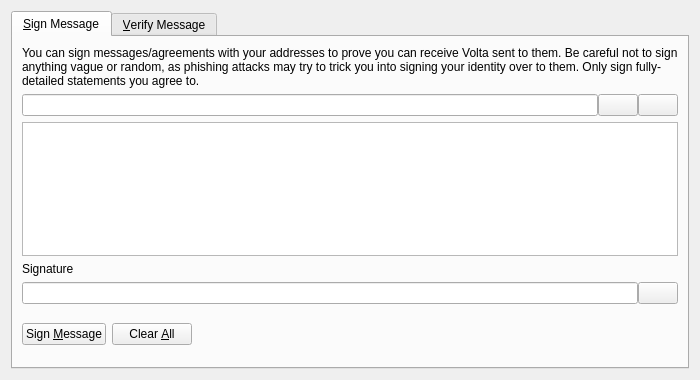
<?xml version="1.0" encoding="UTF-8"?>
<ui version="4.0">
 <class>SignVerifyMessageDialog</class>
 <widget class="QDialog" name="SignVerifyMessageDialog">
  <property name="geometry">
   <rect>
    <x>0</x>
    <y>0</y>
    <width>700</width>
    <height>380</height>
   </rect>
  </property>
  <property name="windowTitle">
   <string>Signatures - Sign / Verify a Message</string>
  </property>
  <property name="modal">
   <bool>true</bool>
  </property>
  <layout class="QVBoxLayout" name="verticalLayout">
   <item>
    <widget class="QTabWidget" name="tabWidget">
     <property name="currentIndex">
      <number>0</number>
     </property>
     <widget class="QWidget" name="tabSignMessage">
      <attribute name="title">
       <string>&amp;Sign Message</string>
      </attribute>
      <layout class="QVBoxLayout" name="verticalLayout_SM">
       <item>
        <widget class="QLabel" name="infoLabel_SM">
         <property name="text">
          <string>You can sign messages/agreements with your addresses to prove you can receive Volta sent to them. Be careful not to sign anything vague or random, as phishing attacks may try to trick you into signing your identity over to them. Only sign fully-detailed statements you agree to.</string>
         </property>
         <property name="textFormat">
          <enum>Qt::PlainText</enum>
         </property>
         <property name="wordWrap">
          <bool>true</bool>
         </property>
        </widget>
       </item>
       <item>
        <layout class="QHBoxLayout" name="horizontalLayout_1_SM">
         <property name="spacing">
          <number>0</number>
         </property>
         <item>
          <widget class="QValidatedLineEdit" name="addressIn_SM">
           <property name="toolTip">
            <string>The Volta address to sign the message with</string>
           </property>
          </widget>
         </item>
         <item>
          <widget class="QPushButton" name="addressBookButton_SM">
           <property name="toolTip">
            <string>Choose previously used address</string>
           </property>
           <property name="text">
            <string/>
           </property>
           <property name="icon">
            <iconset resource="../volta.qrc">
             <normaloff>:/icons/address-book</normaloff>:/icons/address-book</iconset>
           </property>
           <property name="shortcut">
            <string>Alt+A</string>
           </property>
           <property name="autoDefault">
            <bool>false</bool>
           </property>
          </widget>
         </item>
         <item>
          <widget class="QPushButton" name="pasteButton_SM">
           <property name="toolTip">
            <string>Paste address from clipboard</string>
           </property>
           <property name="text">
            <string/>
           </property>
           <property name="icon">
            <iconset resource="../volta.qrc">
             <normaloff>:/icons/editpaste</normaloff>:/icons/editpaste</iconset>
           </property>
           <property name="shortcut">
            <string>Alt+P</string>
           </property>
           <property name="autoDefault">
            <bool>false</bool>
           </property>
          </widget>
         </item>
        </layout>
       </item>
       <item>
        <widget class="QPlainTextEdit" name="messageIn_SM">
         <property name="toolTip">
          <string>Enter the message you want to sign here</string>
         </property>
        </widget>
       </item>
       <item>
        <widget class="QLabel" name="signatureLabel_SM">
         <property name="text">
          <string>Signature</string>
         </property>
         <property name="textFormat">
          <enum>Qt::PlainText</enum>
         </property>
        </widget>
       </item>
       <item>
        <layout class="QHBoxLayout" name="horizontalLayout_2_SM">
         <property name="spacing">
          <number>0</number>
         </property>
         <item>
          <widget class="QLineEdit" name="signatureOut_SM">
           <property name="font">
            <font>
             <italic>true</italic>
            </font>
           </property>
           <property name="readOnly">
            <bool>true</bool>
           </property>
          </widget>
         </item>
         <item>
          <widget class="QPushButton" name="copySignatureButton_SM">
           <property name="toolTip">
            <string>Copy the current signature to the system clipboard</string>
           </property>
           <property name="text">
            <string/>
           </property>
           <property name="icon">
            <iconset resource="../volta.qrc">
             <normaloff>:/icons/editcopy</normaloff>:/icons/editcopy</iconset>
           </property>
           <property name="autoDefault">
            <bool>false</bool>
           </property>
          </widget>
         </item>
        </layout>
       </item>
       <item>
        <layout class="QHBoxLayout" name="horizontalLayout_3_SM">
         <item>
          <widget class="QPushButton" name="signMessageButton_SM">
           <property name="toolTip">
            <string>Sign the message to prove you own this Volta address</string>
           </property>
           <property name="text">
            <string>Sign &amp;Message</string>
           </property>
           <property name="icon">
            <iconset resource="../volta.qrc">
             <normaloff>:/icons/edit</normaloff>:/icons/edit</iconset>
           </property>
           <property name="autoDefault">
            <bool>false</bool>
           </property>
          </widget>
         </item>
         <item>
          <widget class="QPushButton" name="clearButton_SM">
           <property name="toolTip">
            <string>Reset all sign message fields</string>
           </property>
           <property name="text">
            <string>Clear &amp;All</string>
           </property>
           <property name="icon">
            <iconset resource="../volta.qrc">
             <normaloff>:/icons/remove</normaloff>:/icons/remove</iconset>
           </property>
           <property name="autoDefault">
            <bool>false</bool>
           </property>
          </widget>
         </item>
         <item>
          <spacer name="horizontalSpacer_1_SM">
           <property name="orientation">
            <enum>Qt::Horizontal</enum>
           </property>
           <property name="sizeHint" stdset="0">
            <size>
             <width>40</width>
             <height>48</height>
            </size>
           </property>
          </spacer>
         </item>
         <item>
          <widget class="QLabel" name="statusLabel_SM">
           <property name="font">
            <font>
             <weight>75</weight>
             <bold>true</bold>
            </font>
           </property>
           <property name="text">
            <string/>
           </property>
           <property name="wordWrap">
            <bool>true</bool>
           </property>
          </widget>
         </item>
         <item>
          <spacer name="horizontalSpacer_2_SM">
           <property name="orientation">
            <enum>Qt::Horizontal</enum>
           </property>
           <property name="sizeHint" stdset="0">
            <size>
             <width>40</width>
             <height>48</height>
            </size>
           </property>
          </spacer>
         </item>
        </layout>
       </item>
      </layout>
     </widget>
     <widget class="QWidget" name="tabVerifyMessage">
      <attribute name="title">
       <string>&amp;Verify Message</string>
      </attribute>
      <layout class="QVBoxLayout" name="verticalLayout_VM">
       <item>
        <widget class="QLabel" name="infoLabel_VM">
         <property name="text">
          <string>Enter the receiver's address, message (ensure you copy line breaks, spaces, tabs, etc. exactly) and signature below to verify the message. Be careful not to read more into the signature than what is in the signed message itself, to avoid being tricked by a man-in-the-middle attack. Note that this only proves the signing party receives with the address, it cannot prove sendership of any transaction!</string>
         </property>
         <property name="textFormat">
          <enum>Qt::PlainText</enum>
         </property>
         <property name="alignment">
          <set>Qt::AlignLeading|Qt::AlignLeft|Qt::AlignTop</set>
         </property>
         <property name="wordWrap">
          <bool>true</bool>
         </property>
        </widget>
       </item>
       <item>
        <layout class="QHBoxLayout" name="horizontalLayout_1_VM">
         <property name="spacing">
          <number>0</number>
         </property>
         <item>
          <widget class="QValidatedLineEdit" name="addressIn_VM">
           <property name="toolTip">
            <string>The Volta address the message was signed with</string>
           </property>
          </widget>
         </item>
         <item>
          <widget class="QPushButton" name="addressBookButton_VM">
           <property name="toolTip">
            <string>Choose previously used address</string>
           </property>
           <property name="text">
            <string/>
           </property>
           <property name="icon">
            <iconset resource="../volta.qrc">
             <normaloff>:/icons/address-book</normaloff>:/icons/address-book</iconset>
           </property>
           <property name="shortcut">
            <string>Alt+A</string>
           </property>
           <property name="autoDefault">
            <bool>false</bool>
           </property>
          </widget>
         </item>
        </layout>
       </item>
       <item>
        <widget class="QPlainTextEdit" name="messageIn_VM"/>
       </item>
       <item>
        <widget class="QValidatedLineEdit" name="signatureIn_VM"/>
       </item>
       <item>
        <layout class="QHBoxLayout" name="horizontalLayout_2_VM">
         <item>
          <widget class="QPushButton" name="verifyMessageButton_VM">
           <property name="toolTip">
            <string>Verify the message to ensure it was signed with the specified Volta address</string>
           </property>
           <property name="text">
            <string>Verify &amp;Message</string>
           </property>
           <property name="icon">
            <iconset resource="../volta.qrc">
             <normaloff>:/icons/transaction_0</normaloff>:/icons/transaction_0</iconset>
           </property>
           <property name="autoDefault">
            <bool>false</bool>
           </property>
          </widget>
         </item>
         <item>
          <widget class="QPushButton" name="clearButton_VM">
           <property name="toolTip">
            <string>Reset all verify message fields</string>
           </property>
           <property name="text">
            <string>Clear &amp;All</string>
           </property>
           <property name="icon">
            <iconset resource="../volta.qrc">
             <normaloff>:/icons/remove</normaloff>:/icons/remove</iconset>
           </property>
           <property name="autoDefault">
            <bool>false</bool>
           </property>
          </widget>
         </item>
         <item>
          <spacer name="horizontalSpacer_1_VM">
           <property name="orientation">
            <enum>Qt::Horizontal</enum>
           </property>
           <property name="sizeHint" stdset="0">
            <size>
             <width>40</width>
             <height>48</height>
            </size>
           </property>
          </spacer>
         </item>
         <item>
          <widget class="QLabel" name="statusLabel_VM">
           <property name="font">
            <font>
             <weight>75</weight>
             <bold>true</bold>
            </font>
           </property>
           <property name="text">
            <string/>
           </property>
           <property name="wordWrap">
            <bool>true</bool>
           </property>
          </widget>
         </item>
         <item>
          <spacer name="horizontalSpacer_2_VM">
           <property name="orientation">
            <enum>Qt::Horizontal</enum>
           </property>
           <property name="sizeHint" stdset="0">
            <size>
             <width>40</width>
             <height>48</height>
            </size>
           </property>
          </spacer>
         </item>
        </layout>
       </item>
      </layout>
     </widget>
    </widget>
   </item>
  </layout>
 </widget>
 <customwidgets>
  <customwidget>
   <class>QValidatedLineEdit</class>
   <extends>QLineEdit</extends>
   <header>qt/qvalidatedlineedit.h</header>
  </customwidget>
 </customwidgets>
 <resources>
  <include location="../volta.qrc"/>
 </resources>
 <connections/>
</ui>
